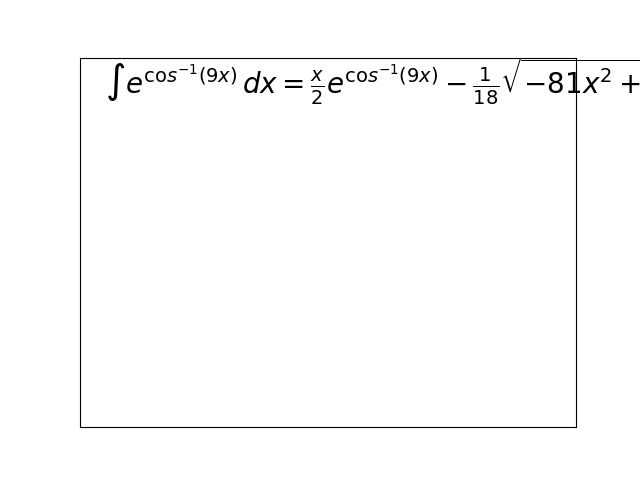
#> input picture temp/temp0.png, 640 x 480 px
$ python -i HWDR.py   (imports and definitions only)   (Python 2 division)   (older library calls are emulated)
#> lines starting #> are read from the running program, lines starting #| are printed output that depends on the picture; after the words box and inside, x2 and y2 are one past the last pixel; in counts of white or black regions, pixels touching at a corner belong together
#> further down, picture is the input picture: shape (480, 640); min 0, max 255, mean 251.5
import random
from Tkinter import *
import numpy as np
import pickle
import cPickle
import gzip
import cv2
import copy
from matplotlib import pyplot as plt
from sympy import *
from sympy.parsing.sympy_parser import *
import sympy
import os


############################### PRIPREMA PODATAKA ###############################


#ucitava test podatke iz mnist.pkl dataseta
# [23 lines left out: functions loadData, loadDataWrapper, vectorizedResult, not called in this run]

#koristimo sigmoid funkciju za racunanje dobijenih rezultata
def sigmoid(z):
    sigmoid=1.0/(1.0+np.exp(-z))
    return sigmoid

sigmoidVector=np.vectorize(sigmoid)

#racunamo osnovu sigmoidne funkcije
def sigmoidPrime(z):
    sigmoidPrime=sigmoid(z)*(1-sigmoid(z))
    return sigmoidPrime

sigmoidPrimeVector=np.vectorize(sigmoidPrime)


############################### NEURONSKA MREZA ###############################


class Network(object):

    #koristimo "cross entropy" metodu da bi izracunali trosak(cenu) tokom gradijentnog spustanaja
    # [5 lines left out: function CrossEntropyCost, not called in this run]

    #racunamo razliku izmedju najbodlje cene i trenutne cene
    @staticmethod
    def CrossEntropyDelta(output,optimal):
        return output-optimal

    #racunamo razliku
    @staticmethod
    def delta(a,y):
        return a-y

    #pokrecemo neuronsku mrezu na osnovu prethodno dobijenih rezultata
    # [131 lines left out: functions __init__, feedforward, backpropagationA, accuracy, totalCost, updateSection and 3 more, not called in this run]

def getKey(item):
    return item[1]

#za obradu preuzete slike (zamucivanje, povecanje kontrasta)
def preProcess(cv2Image):
    image=cv2Image
    image=cv2.GaussianBlur(image,(5,5),0)
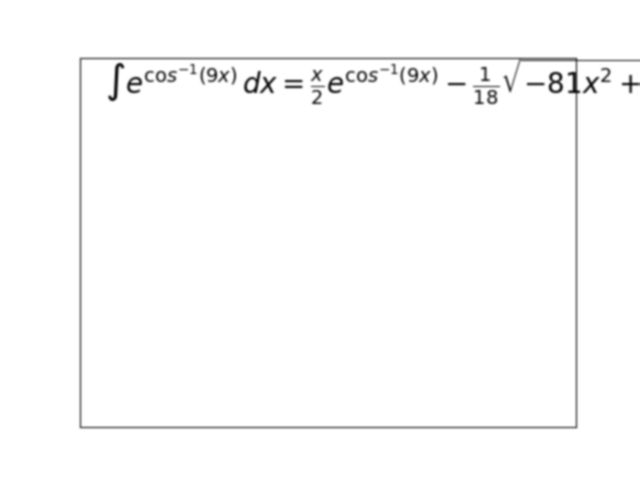
#> image: shape (480, 640); min 20, max 255, mean 251.5
    image=cv2.adaptiveThreshold(image,255,cv2.ADAPTIVE_THRESH_GAUSSIAN_C,
        cv2.THRESH_BINARY,11,2)
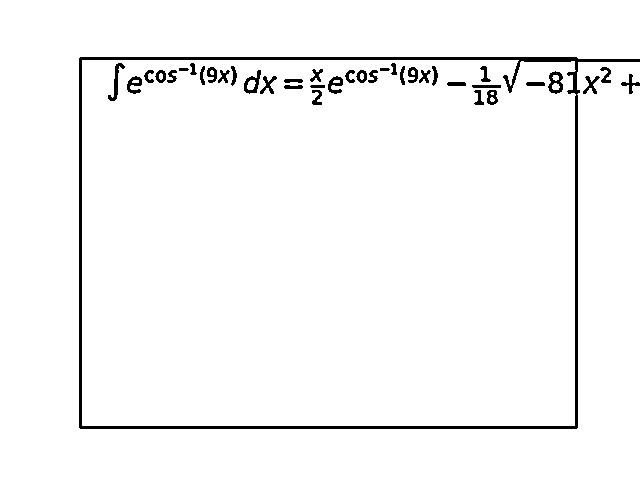
#> image: shape (480, 640); 97.1% white; 39 black regions, largest, box (x1, y1, x2, y2) and area: (79, 57, 640, 429) 5680, (548, 71, 563, 94) 186, (108, 63, 125, 101) 180
    image=cv2.bitwise_not(image)
    return image

#postavljamo gradijete da bi mogli da razlikujemo simbole. Gradijenti su cetvorouglovi oko svakog pojedinacnog simbola
# [138 lines left out: functions sepLines, separate, postProcess, stillOpen, findSuperUnder, process, not called in this run]


############################### KALKULATOR I PRIKAZ REZULTATA ###############################


#pronalazi sve instance karaktera u slici
def findChar(s, char):
    return [i for i, letter in enumerate(s) if letter == char]

#obrada inverznih trigonometrijskih funkcija
# [206 lines left out: functions inTrigPostProcess, trigProcess, calcProcess, naturalProcess, displaySolution, trainingDat and 4 more, not called in this run]

>>> import cv2
>>> picture = cv2.imread('temp/temp0.png', cv2.IMREAD_GRAYSCALE)
>>> result = preProcess(picture)
